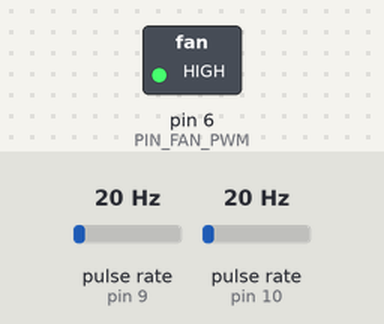
Simulated run of this sketch. Board: Arduino Mega 2560, built for the host (arithmetic inside an expression is 32-bit, double 64-bit). Parts: switched loads named in the sketch (green lamp = pin HIGH). Wiring (inferred from the names in the program): 2 × pulse sensor: data pin 9 / data pin 10. The inputs (shaded band) are chosen by the test bench; at power-on: pulse rate (sensors on pin 9, pin 10) 20 Hz. What the sketch prints to the serial monitor is not drawn.

Above: at 0.1 s.
At 48.1 s:
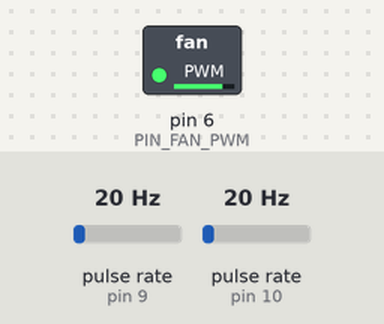
At 72.1 s:
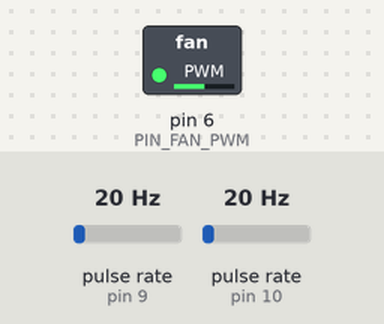
At 96.1 s:
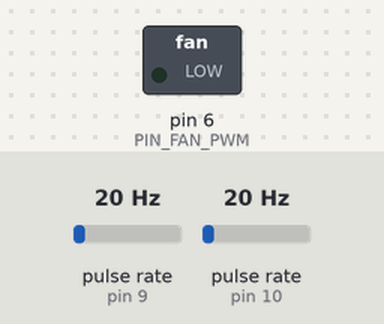
Timing chart, 0 to 109.6 s (numbered marks = the images above):
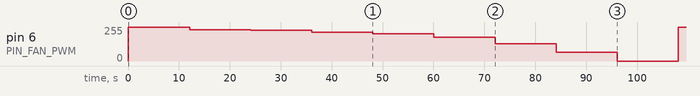

The sketch:

fan-pwm-frequency-ab.ino
```cpp
#include <Arduino.h>

#if defined(ARDUINO_ARCH_SAMD)
#include "wiring_private.h"
#endif

const uint8_t PIN_FAN_PWM = 6;
const uint8_t PIN_FAN1_TACH = 9;
const uint8_t PIN_FAN2_TACH = 10;

const unsigned long SERIAL_WAIT_TIMEOUT_MS = 3000;
const unsigned long STEP_DURATION_MS = 12000;
const unsigned long REPORT_INTERVAL_MS = 2000;
const unsigned long SUMMARY_WINDOW_MS = 6000;

const uint8_t PULSES_PER_REVOLUTION = 2;
const uint8_t TEST_EFFECTIVE_PERCENTS[] = {0, 8, 10, 15, 20, 30, 50, 75, 100};
const uint8_t TEST_STEP_COUNT = sizeof(TEST_EFFECTIVE_PERCENTS) / sizeof(TEST_EFFECTIVE_PERCENTS[0]);

#define FAN_PWM_MODE_ANALOGWRITE 1
#define FAN_PWM_MODE_25KHZ 2

// Upload once with FAN_PWM_MODE_ANALOGWRITE and once with FAN_PWM_MODE_25KHZ,
// then compare the Serial output and manual acoustic notes.
#ifndef FAN_PWM_MODE
#define FAN_PWM_MODE FAN_PWM_MODE_ANALOGWRITE
#endif

#if defined(ARDUINO_ARCH_SAMD)
const uint32_t TCC0_25KHZ_PER = 1919;  // 48 MHz / (1919 + 1) = 25,000 Hz.
#endif

volatile unsigned long fan1PulseCount = 0;
volatile unsigned long fan2PulseCount = 0;

struct RpmStats {
  uint16_t sampleCount;
  float fan1Sum;
  float fan2Sum;
  float fan1Min;
  float fan1Max;
  float fan2Min;
  float fan2Max;
};

uint8_t currentStepIndex = 0;
uint8_t currentEffectivePercent = 0;
uint8_t currentArduinoPwm = 255;
uint32_t currentPwmCompareValue = 255;
unsigned long stepStartedMs = 0;
unsigned long lastReportMs = 0;
unsigned long lastFan1PulseCount = 0;
unsigned long lastFan2PulseCount = 0;
bool fatalError = false;
bool testComplete = false;
RpmStats currentStats;

void fan1TachIsr() {
  fan1PulseCount++;
}

void fan2TachIsr() {
  fan2PulseCount++;
}

uint8_t effectivePercentToArduinoPwm(uint8_t effectivePercent) {
  if (effectivePercent > 100) {
    effectivePercent = 100;
  }

  // The 2N3904 collector stage inverts the PWM signal before it reaches the fans.
  return 255 - ((static_cast<uint16_t>(effectivePercent) * 255) / 100);
}

const __FlashStringHelper* selectedModeName() {
#if FAN_PWM_MODE == FAN_PWM_MODE_25KHZ
  return F("25KHZ");
#else
  return F("ANALOGWRITE");
#endif
}

void resetStats() {
  currentStats.sampleCount = 0;
  currentStats.fan1Sum = 0.0f;
  currentStats.fan2Sum = 0.0f;
  currentStats.fan1Min = 0.0f;
  currentStats.fan1Max = 0.0f;
  currentStats.fan2Min = 0.0f;
  currentStats.fan2Max = 0.0f;
}

void addStatsSample(float fan1Rpm, float fan2Rpm) {
  if (currentStats.sampleCount == 0) {
    currentStats.fan1Min = fan1Rpm;
    currentStats.fan1Max = fan1Rpm;
    currentStats.fan2Min = fan2Rpm;
    currentStats.fan2Max = fan2Rpm;
  } else {
    if (fan1Rpm < currentStats.fan1Min) {
      currentStats.fan1Min = fan1Rpm;
    }
    if (fan1Rpm > currentStats.fan1Max) {
      currentStats.fan1Max = fan1Rpm;
    }
    if (fan2Rpm < currentStats.fan2Min) {
      currentStats.fan2Min = fan2Rpm;
    }
    if (fan2Rpm > currentStats.fan2Max) {
      currentStats.fan2Max = fan2Rpm;
    }
  }

  currentStats.sampleCount++;
  currentStats.fan1Sum += fan1Rpm;
  currentStats.fan2Sum += fan2Rpm;
}

float averageFan1Rpm() {
  if (currentStats.sampleCount == 0) {
    return 0.0f;
  }
  return currentStats.fan1Sum / static_cast<float>(currentStats.sampleCount);
}

float averageFan2Rpm() {
  if (currentStats.sampleCount == 0) {
    return 0.0f;
  }
  return currentStats.fan2Sum / static_cast<float>(currentStats.sampleCount);
}

void printFloatCsv(float value) {
  Serial.print(value, 1);
}

unsigned long readFan1Pulses() {
  noInterrupts();
  unsigned long pulses = fan1PulseCount;
  interrupts();
  return pulses;
}

unsigned long readFan2Pulses() {
  noInterrupts();
  unsigned long pulses = fan2PulseCount;
  interrupts();
  return pulses;
}

float calculateRpm(unsigned long pulses, unsigned long intervalMs) {
  if (intervalMs == 0) {
    return 0.0f;
  }

  return (static_cast<float>(pulses) * 60000.0f) /
         (static_cast<float>(PULSES_PER_REVOLUTION) * static_cast<float>(intervalMs));
}

#if defined(ARDUINO_ARCH_SAMD)
void syncTcc0() {
  while (TCC0->SYNCBUSY.reg & TCC_SYNCBUSY_MASK) {
  }
}

bool d6MapsToExpectedTcc0Channel() {
  const PinDescription& pinDescription = g_APinDescription[PIN_FAN_PWM];
  return pinDescription.ulPort == PORTA &&
         pinDescription.ulPin == 4 &&
         pinDescription.ulPWMChannel == PWM0_CH0 &&
         pinDescription.ulTCChannel == TCC0_CH0;
}

uint32_t arduinoPwmToTccCompare(uint8_t arduinoPwmValue) {
  uint32_t compare = ((static_cast<uint32_t>(arduinoPwmValue) * TCC0_25KHZ_PER) + 127) / 255;
  if (compare > TCC0_25KHZ_PER) {
    compare = TCC0_25KHZ_PER;
  }
  return compare;
}

bool configureTcc0For25KhzD6() {
  if (!d6MapsToExpectedTcc0Channel()) {
    Serial.println(F("FATAL: D6 does not map to PA04 TCC0/WO0 as expected for Arduino Nano 33 IoT."));
    Serial.println(F("25 kHz mode will not be faked."));
    return false;
  }

  PM->APBCMASK.reg |= PM_APBCMASK_TCC0;
  GCLK->CLKCTRL.reg = static_cast<uint16_t>(GCLK_CLKCTRL_CLKEN |
                                            GCLK_CLKCTRL_GEN_GCLK0 |
                                            GCLK_CLKCTRL_ID(GCM_TCC0_TCC1));
  while (GCLK->STATUS.bit.SYNCBUSY == 1) {
  }

  TCC0->CTRLA.bit.ENABLE = 0;
  syncTcc0();
  TCC0->CTRLA.bit.SWRST = 1;
  syncTcc0();
  while (TCC0->CTRLA.bit.SWRST) {
  }

  TCC0->CTRLA.reg = TCC_CTRLA_PRESCALER_DIV1;
  TCC0->WAVE.reg = TCC_WAVE_WAVEGEN_NPWM;
  syncTcc0();
  TCC0->PER.reg = TCC0_25KHZ_PER;
  syncTcc0();
  TCC0->CC[0].reg = arduinoPwmToTccCompare(currentArduinoPwm);
  syncTcc0();

  pinPeripheral(PIN_FAN_PWM, PIO_TIMER);

  TCC0->CTRLA.bit.ENABLE = 1;
  syncTcc0();
  return true;
}

void writeTcc0Duty(uint8_t arduinoPwmValue) {
  currentPwmCompareValue = arduinoPwmToTccCompare(arduinoPwmValue);
  TCC0->CTRLBSET.bit.LUPD = 1;
  syncTcc0();
  TCC0->CCB[0].reg = currentPwmCompareValue;
  syncTcc0();
  TCC0->CTRLBCLR.bit.LUPD = 1;
  syncTcc0();
}
#endif

bool configureSelectedPwmMode() {
#if FAN_PWM_MODE == FAN_PWM_MODE_25KHZ
#if defined(ARDUINO_ARCH_SAMD)
  currentPwmCompareValue = arduinoPwmToTccCompare(currentArduinoPwm);
  return configureTcc0For25KhzD6();
#else
  Serial.println(F("FATAL: 25 kHz mode is only implemented for SAMD boards in this test sketch."));
  Serial.println(F("25 kHz mode will not be faked."));
  return false;
#endif
#else
  pinMode(PIN_FAN_PWM, OUTPUT);
  analogWrite(PIN_FAN_PWM, currentArduinoPwm);
  currentPwmCompareValue = currentArduinoPwm;
  return true;
#endif
}

void applyEffectiveFanPercent(uint8_t effectivePercent) {
  currentEffectivePercent = effectivePercent;
  currentArduinoPwm = effectivePercentToArduinoPwm(effectivePercent);

#if FAN_PWM_MODE == FAN_PWM_MODE_25KHZ
#if defined(ARDUINO_ARCH_SAMD)
  writeTcc0Duty(currentArduinoPwm);
#endif
#else
  analogWrite(PIN_FAN_PWM, currentArduinoPwm);
  currentPwmCompareValue = currentArduinoPwm;
#endif
}

bool configureTachInterrupts() {
  int fan1Interrupt = digitalPinToInterrupt(PIN_FAN1_TACH);
  int fan2Interrupt = digitalPinToInterrupt(PIN_FAN2_TACH);

  if (fan1Interrupt == NOT_AN_INTERRUPT || fan2Interrupt == NOT_AN_INTERRUPT) {
    Serial.println(F("FATAL: One or both tach pins do not map to external interrupts on this board."));
    Serial.print(F("D9 interrupt number: "));
    Serial.println(fan1Interrupt);
    Serial.print(F("D10 interrupt number: "));
    Serial.println(fan2Interrupt);
    Serial.println(F("RPM will not be faked. Stopping the test at effective 0%."));
    return false;
  }

  attachInterrupt(fan1Interrupt, fan1TachIsr, FALLING);
  attachInterrupt(fan2Interrupt, fan2TachIsr, FALLING);
  Serial.println(F("Tach interrupts attached on falling edges."));
  return true;
}

void printStartupBanner() {
  Serial.println();
  Serial.println(F("AutoTerra manual hardware test: fan PWM frequency A/B"));
  Serial.println(F("Target board: Arduino Nano 33 IoT"));
  Serial.println(F("PWM pin: D6 shared fan PWM driver through inverting 2N3904 stage"));
  Serial.println(F("Tach pins: D9 fan 1 tach, D10 fan 2 tach"));
  Serial.print(F("Selected PWM mode: "));
  Serial.println(selectedModeName());

#if FAN_PWM_MODE == FAN_PWM_MODE_25KHZ
#if defined(ARDUINO_ARCH_SAMD)
  Serial.println(F("25 kHz mode: local SAMD21 TCC0 code for D6 PA04 TCC0/WO0."));
  Serial.println(F("Target PWM frequency: 25000 Hz using GCLK0 48 MHz and TCC0 PER=1919."));
#else
  Serial.println(F("25 kHz mode: unavailable on this non-SAMD build."));
#endif
#else
  Serial.println(F("25 kHz mode: not active in this upload."));
#endif

  Serial.println(F("External timer/PWM library: none."));
  Serial.println(F("Mode switching: compile-time selection. Upload once per mode and compare outputs manually."));
  Serial.println(F("WARNING: D6 uses an inverting transistor driver."));
  Serial.println(F("WARNING: The fan PWM collector node is pulled up to 5 V and must not connect directly to a Nano GPIO."));
  Serial.println(F("WARNING: D9 and D10 require external 10 kOhm pull-ups to 3.3 V. Internal pull-ups are not enabled."));
  Serial.println(F("WARNING: Tach outputs must remain separate and must not be tied together."));
  Serial.println(F("Manual acoustic perception must be recorded outside firmware."));
  Serial.println();
  Serial.println(F("STATUS,mode,percent,pwm_or_compare_value,elapsed_ms,fan1_pulses,fan1_rpm,fan2_pulses,fan2_rpm,used_for_summary"));
  Serial.println(F("AB_RESULT,mode,percent,pwm_or_compare_value,fan1_avg_rpm,fan2_avg_rpm,fan1_min_rpm,fan1_max_rpm,fan2_min_rpm,fan2_max_rpm,manual_noise_note"));
}

bool currentSampleIsUsedForSummary(unsigned long elapsedMs) {
  return elapsedMs >= (STEP_DURATION_MS - SUMMARY_WINDOW_MS);
}

void printStatusReport(unsigned long nowMs) {
  unsigned long intervalMs = nowMs - lastReportMs;
  unsigned long elapsedMs = nowMs - stepStartedMs;

  unsigned long fan1Pulses = readFan1Pulses();
  unsigned long fan2Pulses = readFan2Pulses();
  unsigned long fan1Delta = fan1Pulses - lastFan1PulseCount;
  unsigned long fan2Delta = fan2Pulses - lastFan2PulseCount;
  float fan1Rpm = calculateRpm(fan1Delta, intervalMs);
  float fan2Rpm = calculateRpm(fan2Delta, intervalMs);
  bool usedForSummary = currentSampleIsUsedForSummary(elapsedMs);

  if (usedForSummary) {
    addStatsSample(fan1Rpm, fan2Rpm);
  }

  Serial.print(F("STATUS,"));
  Serial.print(selectedModeName());
  Serial.print(F(","));
  Serial.print(currentEffectivePercent);
  Serial.print(F(","));
  Serial.print(currentPwmCompareValue);
  Serial.print(F(","));
  Serial.print(elapsedMs);
  Serial.print(F(","));
  Serial.print(fan1Delta);
  Serial.print(F(","));
  printFloatCsv(fan1Rpm);
  Serial.print(F(","));
  Serial.print(fan2Delta);
  Serial.print(F(","));
  printFloatCsv(fan2Rpm);
  Serial.print(F(","));
  Serial.print(usedForSummary ? F("1") : F("0"));
  Serial.println();

  lastReportMs = nowMs;
  lastFan1PulseCount = fan1Pulses;
  lastFan2PulseCount = fan2Pulses;
}

void printStepSummary() {
  Serial.print(F("AB_RESULT,"));
  Serial.print(selectedModeName());
  Serial.print(F(","));
  Serial.print(currentEffectivePercent);
  Serial.print(F(","));
  Serial.print(currentPwmCompareValue);
  Serial.print(F(","));
  printFloatCsv(averageFan1Rpm());
  Serial.print(F(","));
  printFloatCsv(averageFan2Rpm());
  Serial.print(F(","));
  printFloatCsv(currentStats.fan1Min);
  Serial.print(F(","));
  printFloatCsv(currentStats.fan1Max);
  Serial.print(F(","));
  printFloatCsv(currentStats.fan2Min);
  Serial.print(F(","));
  printFloatCsv(currentStats.fan2Max);
  Serial.print(F(","));
  Serial.println();
}

void beginStep(uint8_t stepIndex, unsigned long nowMs) {
  currentStepIndex = stepIndex;
  applyEffectiveFanPercent(TEST_EFFECTIVE_PERCENTS[currentStepIndex]);
  resetStats();
  stepStartedMs = nowMs;
  lastReportMs = nowMs;
  lastFan1PulseCount = readFan1Pulses();
  lastFan2PulseCount = readFan2Pulses();

  Serial.println();
  Serial.print(F("STEP_BEGIN,"));
  Serial.print(selectedModeName());
  Serial.print(F(",percent="));
  Serial.print(currentEffectivePercent);
  Serial.print(F(",pwm_or_compare_value="));
  Serial.println(currentPwmCompareValue);
}

void setup() {
  digitalWrite(PIN_FAN_PWM, HIGH);
  pinMode(PIN_FAN_PWM, OUTPUT);
  pinMode(PIN_FAN1_TACH, INPUT);
  pinMode(PIN_FAN2_TACH, INPUT);

  currentEffectivePercent = 0;
  currentArduinoPwm = effectivePercentToArduinoPwm(0);
  currentPwmCompareValue = currentArduinoPwm;

  Serial.begin(115200);
  unsigned long serialStartMs = millis();
  while (!Serial && (millis() - serialStartMs < SERIAL_WAIT_TIMEOUT_MS)) {
    // Wait briefly for the Serial Monitor without blocking standalone operation forever.
  }

  printStartupBanner();

  if (!configureSelectedPwmMode()) {
    fatalError = true;
    digitalWrite(PIN_FAN_PWM, HIGH);
    return;
  }

  applyEffectiveFanPercent(0);

  if (!configureTachInterrupts()) {
    fatalError = true;
    applyEffectiveFanPercent(0);
    return;
  }

  beginStep(0, millis());
}

void loop() {
  if (fatalError || testComplete) {
    return;
  }

  unsigned long nowMs = millis();

  if (nowMs - lastReportMs >= REPORT_INTERVAL_MS) {
    printStatusReport(nowMs);
  }

  if (nowMs - stepStartedMs >= STEP_DURATION_MS) {
    printStepSummary();
    uint8_t nextStepIndex = currentStepIndex + 1;
    if (nextStepIndex < TEST_STEP_COUNT) {
      beginStep(nextStepIndex, nowMs);
    } else {
      applyEffectiveFanPercent(0);
      Serial.println();
      Serial.println(F("TEST_COMPLETE,fan-pwm-frequency-ab"));
      Serial.println(F("Upload the other compile-time mode and compare RPM plus manual acoustic notes."));
      testComplete = true;
    }
  }
}
```

Measured:
- by itself, pin 6 (PIN_FAN_PWM): 255/255 → 235/255 at 12.1 s, → 230/255 12.0 s later, → 217/255 12.0 s later, → 204/255 12.0 s later, … (9 changes in this stretch)
